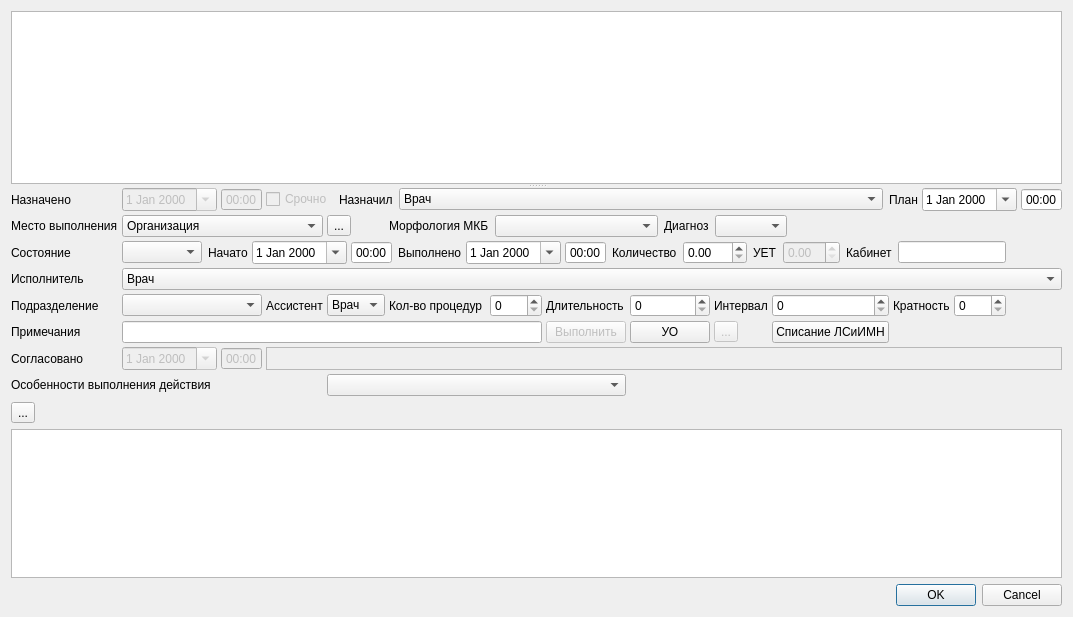
<?xml version="1.0" encoding="UTF-8"?>
<ui version="4.0">
 <class>ActionDialog</class>
 <widget class="QDialog" name="ActionDialog">
  <property name="geometry">
   <rect>
    <x>0</x>
    <y>0</y>
    <width>1073</width>
    <height>617</height>
   </rect>
  </property>
  <property name="windowTitle">
   <string>Dialog</string>
  </property>
  <layout class="QGridLayout" name="gridLayout_3">
   <item row="0" column="0">
    <widget class="QSplitter" name="splitter">
     <property name="orientation">
      <enum>Qt::Vertical</enum>
     </property>
     <property name="childrenCollapsible">
      <bool>false</bool>
     </property>
     <widget class="CTextBrowser" name="txtClientInfoBrowser">
      <property name="sizePolicy">
       <sizepolicy hsizetype="Expanding" vsizetype="Preferred">
        <horstretch>0</horstretch>
        <verstretch>0</verstretch>
       </sizepolicy>
      </property>
      <property name="minimumSize">
       <size>
        <width>0</width>
        <height>100</height>
       </size>
      </property>
      <property name="focusPolicy">
       <enum>Qt::ClickFocus</enum>
      </property>
      <property name="readOnly">
       <bool>true</bool>
      </property>
      <property name="html">
       <string>&lt;!DOCTYPE HTML PUBLIC &quot;-//W3C//DTD HTML 4.0//EN&quot; &quot;http://www.w3.org/TR/REC-html40/strict.dtd&quot;&gt;
&lt;html&gt;&lt;head&gt;&lt;meta name=&quot;qrichtext&quot; content=&quot;1&quot; /&gt;&lt;style type=&quot;text/css&quot;&gt;
p, li { white-space: pre-wrap; }
&lt;/style&gt;&lt;/head&gt;&lt;body style=&quot; font-family:'MS Shell Dlg 2'; font-size:8.25pt; font-weight:400; font-style:normal;&quot;&gt;
&lt;p style=&quot;-qt-paragraph-type:empty; margin-top:0px; margin-bottom:0px; margin-left:0px; margin-right:0px; -qt-block-indent:0; text-indent:0px; font-size:8pt;&quot;&gt;&lt;br /&gt;&lt;/p&gt;&lt;/body&gt;&lt;/html&gt;</string>
      </property>
      <property name="textInteractionFlags">
       <set>Qt::TextBrowserInteraction</set>
      </property>
     </widget>
     <widget class="QWidget" name="layoutWidget">
      <layout class="QGridLayout" name="gridLayout">
       <item row="3" column="0">
        <widget class="CActionPropertiesTableView" name="tblProps">
         <property name="enabled">
          <bool>true</bool>
         </property>
         <property name="verticalScrollMode">
          <enum>QAbstractItemView::ScrollPerPixel</enum>
         </property>
         <property name="horizontalScrollMode">
          <enum>QAbstractItemView::ScrollPerItem</enum>
         </property>
        </widget>
       </item>
       <item row="2" column="0">
        <widget class="CActionWidgetVisibilityButton" name="btnCloseWidgets">
         <property name="text">
          <string>...</string>
         </property>
         <property name="popupMode">
          <enum>QToolButton::DelayedPopup</enum>
         </property>
         <property name="arrowType">
          <enum>Qt::NoArrow</enum>
         </property>
        </widget>
       </item>
       <item row="0" column="0">
        <widget class="QFrame" name="frmWidgets">
         <property name="frameShape">
          <enum>QFrame::NoFrame</enum>
         </property>
         <property name="frameShadow">
          <enum>QFrame::Plain</enum>
         </property>
         <property name="lineWidth">
          <number>0</number>
         </property>
         <layout class="QGridLayout" name="gridLayout_2">
          <property name="margin">
           <number>0</number>
          </property>
          <property name="spacing">
           <number>4</number>
          </property>
          <item row="7" column="9">
           <widget class="QPushButton" name="btnAPNomenclatureExpense">
            <property name="text">
             <string>Списание ЛСиИМН</string>
            </property>
           </widget>
          </item>
          <item row="0" column="0">
           <widget class="QLabel" name="lblDirectionDate">
            <property name="sizePolicy">
             <sizepolicy hsizetype="Maximum" vsizetype="Preferred">
              <horstretch>0</horstretch>
              <verstretch>0</verstretch>
             </sizepolicy>
            </property>
            <property name="text">
             <string>Назначено</string>
            </property>
            <property name="buddy">
             <cstring>edtDirectionDate</cstring>
            </property>
           </widget>
          </item>
          <item row="7" column="6">
           <widget class="QPushButton" name="btnNextAction">
            <property name="enabled">
             <bool>false</bool>
            </property>
            <property name="text">
             <string>Выполнить</string>
            </property>
           </widget>
          </item>
          <item row="8" column="2" colspan="11">
           <widget class="QLabel" name="lblCoordText">
            <property name="sizePolicy">
             <sizepolicy hsizetype="Expanding" vsizetype="Preferred">
              <horstretch>0</horstretch>
              <verstretch>0</verstretch>
             </sizepolicy>
            </property>
            <property name="frameShape">
             <enum>QFrame::StyledPanel</enum>
            </property>
            <property name="frameShadow">
             <enum>QFrame::Sunken</enum>
            </property>
            <property name="text">
             <string/>
            </property>
           </widget>
          </item>
          <item row="1" column="4" colspan="9">
           <widget class="QWidget" name="pnlMainMKBWidgets" native="true">
            <layout class="QHBoxLayout" name="horizontalLayout_9">
             <property name="margin">
              <number>0</number>
             </property>
             <item>
              <widget class="QWidget" name="pnlMKBWidgets" native="true">
               <property name="sizePolicy">
                <sizepolicy hsizetype="Preferred" vsizetype="Preferred">
                 <horstretch>0</horstretch>
                 <verstretch>0</verstretch>
                </sizepolicy>
               </property>
               <layout class="QHBoxLayout" name="horizontalLayout_8">
                <property name="margin">
                 <number>0</number>
                </property>
                <item>
                 <widget class="QLabel" name="lblMorphologyMKB">
                  <property name="sizePolicy">
                   <sizepolicy hsizetype="Maximum" vsizetype="Preferred">
                    <horstretch>0</horstretch>
                    <verstretch>0</verstretch>
                   </sizepolicy>
                  </property>
                  <property name="text">
                   <string>Морфология МКБ</string>
                  </property>
                 </widget>
                </item>
                <item>
                 <widget class="CICDMorphologyCodeEditEx" name="cmbMorphologyMKB">
                  <property name="sizePolicy">
                   <sizepolicy hsizetype="Expanding" vsizetype="Fixed">
                    <horstretch>0</horstretch>
                    <verstretch>0</verstretch>
                   </sizepolicy>
                  </property>
                  <property name="minimumSize">
                   <size>
                    <width>20</width>
                    <height>0</height>
                   </size>
                  </property>
                 </widget>
                </item>
               </layout>
              </widget>
             </item>
             <item>
              <widget class="QLabel" name="lblMKB">
               <property name="sizePolicy">
                <sizepolicy hsizetype="Preferred" vsizetype="Preferred">
                 <horstretch>0</horstretch>
                 <verstretch>0</verstretch>
                </sizepolicy>
               </property>
               <property name="text">
                <string>Диагноз</string>
               </property>
              </widget>
             </item>
             <item>
              <widget class="CICDCodeEditEx" name="cmbMKB">
               <property name="sizePolicy">
                <sizepolicy hsizetype="Maximum" vsizetype="Fixed">
                 <horstretch>0</horstretch>
                 <verstretch>0</verstretch>
                </sizepolicy>
               </property>
              </widget>
             </item>
             <item>
              <widget class="QLabel" name="lblMKBText">
               <property name="sizePolicy">
                <sizepolicy hsizetype="Expanding" vsizetype="Preferred">
                 <horstretch>0</horstretch>
                 <verstretch>0</verstretch>
                </sizepolicy>
               </property>
               <property name="frameShape">
                <enum>QFrame::NoFrame</enum>
               </property>
               <property name="text">
                <string/>
               </property>
               <property name="wordWrap">
                <bool>true</bool>
               </property>
               <property name="textInteractionFlags">
                <set>Qt::TextSelectableByMouse</set>
               </property>
              </widget>
             </item>
            </layout>
           </widget>
          </item>
          <item row="2" column="1" colspan="12">
           <widget class="QWidget" name="frmMiddle" native="true">
            <layout class="QHBoxLayout" name="horizontalLayout_6">
             <property name="margin">
              <number>0</number>
             </property>
             <item>
              <widget class="CActionStatusComboBox" name="cmbStatus">
               <property name="minimumSize">
                <size>
                 <width>80</width>
                 <height>0</height>
                </size>
               </property>
              </widget>
             </item>
             <item>
              <widget class="QFrame" name="frmBegDateTime">
               <property name="sizePolicy">
                <sizepolicy hsizetype="Maximum" vsizetype="Preferred">
                 <horstretch>0</horstretch>
                 <verstretch>0</verstretch>
                </sizepolicy>
               </property>
               <property name="frameShape">
                <enum>QFrame::NoFrame</enum>
               </property>
               <property name="frameShadow">
                <enum>QFrame::Plain</enum>
               </property>
               <property name="lineWidth">
                <number>0</number>
               </property>
               <layout class="QHBoxLayout" name="horizontalLayout_2">
                <property name="spacing">
                 <number>4</number>
                </property>
                <property name="margin">
                 <number>0</number>
                </property>
                <item>
                 <widget class="QLabel" name="lblBegDate">
                  <property name="text">
                   <string>Начато</string>
                  </property>
                  <property name="buddy">
                   <cstring>edtBegDate</cstring>
                  </property>
                 </widget>
                </item>
                <item>
                 <widget class="CDateEdit" name="edtBegDate">
                  <property name="whatsThis">
                   <string>дата окончания осмотра</string>
                  </property>
                  <property name="calendarPopup">
                   <bool>true</bool>
                  </property>
                 </widget>
                </item>
                <item>
                 <widget class="CTimeEdit" name="edtBegTime">
                  <property name="buttonSymbols">
                   <enum>QAbstractSpinBox::NoButtons</enum>
                  </property>
                  <property name="displayFormat">
                   <string>HH:mm</string>
                  </property>
                 </widget>
                </item>
               </layout>
              </widget>
             </item>
             <item>
              <widget class="QFrame" name="frmEndDateTime">
               <property name="sizePolicy">
                <sizepolicy hsizetype="Maximum" vsizetype="Preferred">
                 <horstretch>0</horstretch>
                 <verstretch>0</verstretch>
                </sizepolicy>
               </property>
               <property name="frameShape">
                <enum>QFrame::NoFrame</enum>
               </property>
               <property name="frameShadow">
                <enum>QFrame::Plain</enum>
               </property>
               <property name="lineWidth">
                <number>0</number>
               </property>
               <layout class="QHBoxLayout" name="horizontalLayout_3">
                <property name="spacing">
                 <number>4</number>
                </property>
                <property name="margin">
                 <number>0</number>
                </property>
                <item>
                 <widget class="QLabel" name="lbEndDate">
                  <property name="text">
                   <string>Выполнено</string>
                  </property>
                  <property name="buddy">
                   <cstring>edtEndDate</cstring>
                  </property>
                 </widget>
                </item>
                <item>
                 <widget class="CDateEdit" name="edtEndDate">
                  <property name="calendarPopup">
                   <bool>true</bool>
                  </property>
                 </widget>
                </item>
                <item>
                 <widget class="CTimeEdit" name="edtEndTime">
                  <property name="buttonSymbols">
                   <enum>QAbstractSpinBox::NoButtons</enum>
                  </property>
                  <property name="displayFormat">
                   <string>HH:mm</string>
                  </property>
                 </widget>
                </item>
               </layout>
              </widget>
             </item>
             <item>
              <widget class="QLabel" name="lblAmount">
               <property name="text">
                <string>Количество</string>
               </property>
               <property name="buddy">
                <cstring>edtAmount</cstring>
               </property>
              </widget>
             </item>
             <item>
              <widget class="QDoubleSpinBox" name="edtAmount">
               <property name="maximum">
                <double>999.990000000000009</double>
               </property>
              </widget>
             </item>
             <item>
              <widget class="QLabel" name="lblUet">
               <property name="text">
                <string>УЕТ</string>
               </property>
               <property name="buddy">
                <cstring>edtUet</cstring>
               </property>
              </widget>
             </item>
             <item>
              <widget class="QDoubleSpinBox" name="edtUet">
               <property name="enabled">
                <bool>false</bool>
               </property>
               <property name="sizePolicy">
                <sizepolicy hsizetype="Preferred" vsizetype="Fixed">
                 <horstretch>0</horstretch>
                 <verstretch>0</verstretch>
                </sizepolicy>
               </property>
               <property name="singleStep">
                <double>0.500000000000000</double>
               </property>
              </widget>
             </item>
             <item>
              <widget class="QLabel" name="lblOffice">
               <property name="text">
                <string>Кабинет</string>
               </property>
               <property name="buddy">
                <cstring>edtOffice</cstring>
               </property>
              </widget>
             </item>
             <item>
              <widget class="QLineEdit" name="edtOffice">
               <property name="sizePolicy">
                <sizepolicy hsizetype="Preferred" vsizetype="Fixed">
                 <horstretch>0</horstretch>
                 <verstretch>0</verstretch>
                </sizepolicy>
               </property>
               <property name="maxLength">
                <number>16</number>
               </property>
              </widget>
             </item>
             <item>
              <spacer name="horizontalSpacer">
               <property name="orientation">
                <enum>Qt::Horizontal</enum>
               </property>
               <property name="sizeHint" stdset="0">
                <size>
                 <width>40</width>
                 <height>20</height>
                </size>
               </property>
              </spacer>
             </item>
            </layout>
           </widget>
          </item>
          <item row="0" column="1" colspan="12">
           <widget class="QWidget" name="frmTop" native="true">
            <property name="sizePolicy">
             <sizepolicy hsizetype="Preferred" vsizetype="Preferred">
              <horstretch>0</horstretch>
              <verstretch>0</verstretch>
             </sizepolicy>
            </property>
            <layout class="QHBoxLayout" name="horizontalLayout_5">
             <property name="sizeConstraint">
              <enum>QLayout::SetDefaultConstraint</enum>
             </property>
             <property name="margin">
              <number>0</number>
             </property>
             <item>
              <widget class="QFrame" name="frmDirectionDate">
               <property name="sizePolicy">
                <sizepolicy hsizetype="Maximum" vsizetype="Preferred">
                 <horstretch>0</horstretch>
                 <verstretch>0</verstretch>
                </sizepolicy>
               </property>
               <property name="frameShape">
                <enum>QFrame::NoFrame</enum>
               </property>
               <property name="frameShadow">
                <enum>QFrame::Plain</enum>
               </property>
               <property name="lineWidth">
                <number>0</number>
               </property>
               <layout class="QHBoxLayout" name="horizontalLayout">
                <property name="spacing">
                 <number>4</number>
                </property>
                <property name="margin">
                 <number>0</number>
                </property>
                <item>
                 <widget class="CDateEdit" name="edtDirectionDate">
                  <property name="enabled">
                   <bool>false</bool>
                  </property>
                  <property name="whatsThis">
                   <string>дата начала осмотра</string>
                  </property>
                  <property name="calendarPopup">
                   <bool>true</bool>
                  </property>
                 </widget>
                </item>
                <item>
                 <widget class="CTimeEdit" name="edtDirectionTime">
                  <property name="enabled">
                   <bool>false</bool>
                  </property>
                  <property name="buttonSymbols">
                   <enum>QAbstractSpinBox::NoButtons</enum>
                  </property>
                  <property name="displayFormat">
                   <string>HH:mm</string>
                  </property>
                 </widget>
                </item>
                <item>
                 <widget class="QCheckBox" name="chkIsUrgent">
                  <property name="enabled">
                   <bool>false</bool>
                  </property>
                  <property name="sizePolicy">
                   <sizepolicy hsizetype="Maximum" vsizetype="Fixed">
                    <horstretch>0</horstretch>
                    <verstretch>0</verstretch>
                   </sizepolicy>
                  </property>
                  <property name="text">
                   <string>Срочно</string>
                  </property>
                 </widget>
                </item>
               </layout>
              </widget>
             </item>
             <item>
              <widget class="QLabel" name="lblSetPerson">
               <property name="sizePolicy">
                <sizepolicy hsizetype="Maximum" vsizetype="Preferred">
                 <horstretch>0</horstretch>
                 <verstretch>0</verstretch>
                </sizepolicy>
               </property>
               <property name="text">
                <string>Назначил</string>
               </property>
               <property name="buddy">
                <cstring>cmbSetPerson</cstring>
               </property>
              </widget>
             </item>
             <item>
              <widget class="CPersonWithOrgListComboBoxEx" name="cmbSetPerson">
               <property name="sizePolicy">
                <sizepolicy hsizetype="Preferred" vsizetype="Fixed">
                 <horstretch>0</horstretch>
                 <verstretch>0</verstretch>
                </sizepolicy>
               </property>
               <item>
                <property name="text">
                 <string>Врач</string>
                </property>
               </item>
              </widget>
             </item>
             <item>
              <widget class="QFrame" name="frmPlannedEndDateTime">
               <property name="sizePolicy">
                <sizepolicy hsizetype="Maximum" vsizetype="Preferred">
                 <horstretch>0</horstretch>
                 <verstretch>0</verstretch>
                </sizepolicy>
               </property>
               <property name="frameShape">
                <enum>QFrame::NoFrame</enum>
               </property>
               <property name="frameShadow">
                <enum>QFrame::Plain</enum>
               </property>
               <property name="lineWidth">
                <number>0</number>
               </property>
               <layout class="QHBoxLayout" name="horizontalLayout_7">
                <property name="spacing">
                 <number>4</number>
                </property>
                <property name="margin">
                 <number>0</number>
                </property>
                <item>
                 <widget class="QLabel" name="lbPlannedEndDate">
                  <property name="text">
                   <string>План</string>
                  </property>
                  <property name="buddy">
                   <cstring>edtPlannedEndDate</cstring>
                  </property>
                 </widget>
                </item>
                <item>
                 <widget class="CDateEdit" name="edtPlannedEndDate">
                  <property name="calendarPopup">
                   <bool>true</bool>
                  </property>
                 </widget>
                </item>
                <item>
                 <widget class="QTimeEdit" name="edtPlannedEndTime">
                  <property name="buttonSymbols">
                   <enum>QAbstractSpinBox::NoButtons</enum>
                  </property>
                  <property name="displayFormat">
                   <string>HH:mm</string>
                  </property>
                 </widget>
                </item>
               </layout>
              </widget>
             </item>
            </layout>
           </widget>
          </item>
          <item row="8" column="1">
           <widget class="QFrame" name="frmCoordDate">
            <property name="sizePolicy">
             <sizepolicy hsizetype="Maximum" vsizetype="Preferred">
              <horstretch>0</horstretch>
              <verstretch>0</verstretch>
             </sizepolicy>
            </property>
            <property name="frameShape">
             <enum>QFrame::NoFrame</enum>
            </property>
            <property name="frameShadow">
             <enum>QFrame::Plain</enum>
            </property>
            <property name="lineWidth">
             <number>0</number>
            </property>
            <layout class="QHBoxLayout" name="horizontalLayout_4">
             <property name="spacing">
              <number>4</number>
             </property>
             <property name="margin">
              <number>0</number>
             </property>
             <item>
              <widget class="CDateEdit" name="edtCoordDate">
               <property name="enabled">
                <bool>false</bool>
               </property>
               <property name="whatsThis">
                <string>дата начала осмотра</string>
               </property>
               <property name="calendarPopup">
                <bool>true</bool>
               </property>
              </widget>
             </item>
             <item>
              <widget class="QTimeEdit" name="edtCoordTime">
               <property name="enabled">
                <bool>false</bool>
               </property>
               <property name="buttonSymbols">
                <enum>QAbstractSpinBox::NoButtons</enum>
               </property>
               <property name="displayFormat">
                <string>HH:mm</string>
               </property>
              </widget>
             </item>
            </layout>
           </widget>
          </item>
          <item row="1" column="3">
           <widget class="QToolButton" name="btnSelectOrg">
            <property name="text">
             <string>...</string>
            </property>
           </widget>
          </item>
          <item row="7" column="0">
           <widget class="QLabel" name="lblNote">
            <property name="sizePolicy">
             <sizepolicy hsizetype="Maximum" vsizetype="Preferred">
              <horstretch>0</horstretch>
              <verstretch>0</verstretch>
             </sizepolicy>
            </property>
            <property name="text">
             <string>Примечания</string>
            </property>
            <property name="buddy">
             <cstring>edtNote</cstring>
            </property>
           </widget>
          </item>
          <item row="1" column="0">
           <widget class="QLabel" name="lblOrg">
            <property name="sizePolicy">
             <sizepolicy hsizetype="Maximum" vsizetype="Preferred">
              <horstretch>0</horstretch>
              <verstretch>0</verstretch>
             </sizepolicy>
            </property>
            <property name="text">
             <string>Место выполнения</string>
            </property>
           </widget>
          </item>
          <item row="3" column="0">
           <widget class="QLabel" name="lblPerson">
            <property name="sizePolicy">
             <sizepolicy hsizetype="Maximum" vsizetype="Preferred">
              <horstretch>0</horstretch>
              <verstretch>0</verstretch>
             </sizepolicy>
            </property>
            <property name="text">
             <string>Исполнитель</string>
            </property>
            <property name="buddy">
             <cstring>cmbPerson</cstring>
            </property>
           </widget>
          </item>
          <item row="7" column="8">
           <widget class="QToolButton" name="btnPlanNextAction">
            <property name="enabled">
             <bool>false</bool>
            </property>
            <property name="text">
             <string>...</string>
            </property>
           </widget>
          </item>
          <item row="2" column="0">
           <widget class="QLabel" name="lblStatus">
            <property name="sizePolicy">
             <sizepolicy hsizetype="Maximum" vsizetype="Preferred">
              <horstretch>0</horstretch>
              <verstretch>0</verstretch>
             </sizepolicy>
            </property>
            <property name="text">
             <string>Состояние</string>
            </property>
            <property name="buddy">
             <cstring>cmbStatus</cstring>
            </property>
           </widget>
          </item>
          <item row="7" column="1" colspan="5">
           <widget class="QLineEdit" name="edtNote"/>
          </item>
          <item row="9" column="0" colspan="3">
           <widget class="QLabel" name="lblActionSpecification">
            <property name="sizePolicy">
             <sizepolicy hsizetype="Maximum" vsizetype="Preferred">
              <horstretch>0</horstretch>
              <verstretch>0</verstretch>
             </sizepolicy>
            </property>
            <property name="text">
             <string>Особенности выполнения действия</string>
            </property>
            <property name="buddy">
             <cstring></cstring>
            </property>
           </widget>
          </item>
          <item row="4" column="0">
           <widget class="QLabel" name="lblOrgStructure">
            <property name="sizePolicy">
             <sizepolicy hsizetype="Maximum" vsizetype="Preferred">
              <horstretch>0</horstretch>
              <verstretch>0</verstretch>
             </sizepolicy>
            </property>
            <property name="text">
             <string>Подразделение</string>
            </property>
            <property name="buddy">
             <cstring></cstring>
            </property>
           </widget>
          </item>
          <item row="8" column="0">
           <widget class="QLabel" name="lblCoordDate">
            <property name="sizePolicy">
             <sizepolicy hsizetype="Maximum" vsizetype="Preferred">
              <horstretch>0</horstretch>
              <verstretch>0</verstretch>
             </sizepolicy>
            </property>
            <property name="text">
             <string>Согласовано</string>
            </property>
            <property name="buddy">
             <cstring>edtCoordDate</cstring>
            </property>
           </widget>
          </item>
          <item row="1" column="1" colspan="2">
           <widget class="CPolyclinicComboBox" name="cmbOrg">
            <property name="sizePolicy">
             <sizepolicy hsizetype="Preferred" vsizetype="Fixed">
              <horstretch>0</horstretch>
              <verstretch>0</verstretch>
             </sizepolicy>
            </property>
            <item>
             <property name="text">
              <string>Организация</string>
             </property>
            </item>
           </widget>
          </item>
          <item row="9" column="3" colspan="4">
           <widget class="CRBComboBox" name="cmbActionSpecification">
            <property name="sizePolicy">
             <sizepolicy hsizetype="Preferred" vsizetype="Fixed">
              <horstretch>0</horstretch>
              <verstretch>0</verstretch>
             </sizepolicy>
            </property>
           </widget>
          </item>
          <item row="7" column="7">
           <widget class="QPushButton" name="btnAllocateIdMq">
            <property name="text">
             <string>УО</string>
            </property>
           </widget>
          </item>
          <item row="3" column="1" colspan="12">
           <widget class="CPersonWithOrgListComboBoxEx" name="cmbPerson">
            <property name="sizePolicy">
             <sizepolicy hsizetype="Preferred" vsizetype="Fixed">
              <horstretch>0</horstretch>
              <verstretch>0</verstretch>
             </sizepolicy>
            </property>
            <item>
             <property name="text">
              <string>Врач</string>
             </property>
            </item>
           </widget>
          </item>
          <item row="4" column="1">
           <widget class="COrgStructureComboBox" name="cmbOrgStructure">
            <property name="sizePolicy">
             <sizepolicy hsizetype="Preferred" vsizetype="Fixed">
              <horstretch>0</horstretch>
              <verstretch>0</verstretch>
             </sizepolicy>
            </property>
           </widget>
          </item>
          <item row="4" column="3">
           <widget class="CPersonWithOrgListComboBoxEx" name="cmbAssistant">
            <property name="sizePolicy">
             <sizepolicy hsizetype="Preferred" vsizetype="Fixed">
              <horstretch>0</horstretch>
              <verstretch>0</verstretch>
             </sizepolicy>
            </property>
            <item>
             <property name="text">
              <string>Врач</string>
             </property>
            </item>
           </widget>
          </item>
          <item row="4" column="2">
           <widget class="QLabel" name="lblAssistant">
            <property name="sizePolicy">
             <sizepolicy hsizetype="Preferred" vsizetype="Preferred">
              <horstretch>0</horstretch>
              <verstretch>0</verstretch>
             </sizepolicy>
            </property>
            <property name="text">
             <string>Ассистент</string>
            </property>
            <property name="buddy">
             <cstring>cmbAssistant</cstring>
            </property>
           </widget>
          </item>
          <item row="4" column="4">
           <widget class="QLabel" name="lblQuantity">
            <property name="toolTip">
             <string>Длительность курса лечения в днях.</string>
            </property>
            <property name="text">
             <string>Кол-во процедур </string>
            </property>
           </widget>
          </item>
          <item row="4" column="5">
           <widget class="QSpinBox" name="edtQuantity">
            <property name="toolTip">
             <string>Длительность курса лечения в днях.</string>
            </property>
           </widget>
          </item>
          <item row="4" column="6">
           <widget class="QLabel" name="lblDuration">
            <property name="toolTip">
             <string>Длительность курса лечения в днях.</string>
            </property>
            <property name="text">
             <string>Длительность</string>
            </property>
           </widget>
          </item>
          <item row="4" column="7">
           <widget class="QSpinBox" name="edtDuration">
            <property name="toolTip">
             <string>Длительность курса лечения в днях.</string>
            </property>
           </widget>
          </item>
          <item row="4" column="8">
           <widget class="QLabel" name="lblPeriodicity">
            <property name="toolTip">
             <string>0 - каждый день,
1 - через 1 день,
2 - через 2 дня,
3 - через 3 дня,
и т.д.</string>
            </property>
            <property name="text">
             <string>Интервал</string>
            </property>
           </widget>
          </item>
          <item row="4" column="9">
           <widget class="QSpinBox" name="edtPeriodicity">
            <property name="toolTip">
             <string>0 - каждый день,
1 - через 1 день,
2 - через 2 дня,
3 - через 3 дня,
и т.д.</string>
            </property>
           </widget>
          </item>
          <item row="4" column="11">
           <widget class="QSpinBox" name="edtAliquoticity">
            <property name="toolTip">
             <string>Сколько раз в сутки.</string>
            </property>
           </widget>
          </item>
          <item row="4" column="10">
           <widget class="QLabel" name="lblAliquoticity">
            <property name="toolTip">
             <string>Сколько раз в сутки.</string>
            </property>
            <property name="text">
             <string>Кратность</string>
            </property>
           </widget>
          </item>
         </layout>
        </widget>
       </item>
      </layout>
     </widget>
    </widget>
   </item>
   <item row="2" column="0">
    <widget class="QDialogButtonBox" name="buttonBox">
     <property name="orientation">
      <enum>Qt::Horizontal</enum>
     </property>
     <property name="standardButtons">
      <set>QDialogButtonBox::Cancel|QDialogButtonBox::Ok</set>
     </property>
    </widget>
   </item>
  </layout>
 </widget>
 <customwidgets>
  <customwidget>
   <class>CPersonWithOrgListComboBoxEx</class>
   <extends>QComboBox</extends>
   <header>Orgs/PersonComboBoxEx.h</header>
  </customwidget>
  <customwidget>
   <class>CPolyclinicComboBox</class>
   <extends>QComboBox</extends>
   <header>Orgs/OrgComboBox.h</header>
  </customwidget>
  <customwidget>
   <class>CDateEdit</class>
   <extends>QDateEdit</extends>
   <header>library/DateEdit</header>
  </customwidget>
  <customwidget>
   <class>CICDCodeEditEx</class>
   <extends>QComboBox</extends>
   <header>library/ICDCodeEdit.h</header>
  </customwidget>
  <customwidget>
   <class>CActionPropertiesTableView</class>
   <extends>QTableView</extends>
   <header>Events/ActionPropertiesTable.h</header>
  </customwidget>
  <customwidget>
   <class>CICDMorphologyCodeEditEx</class>
   <extends>QComboBox</extends>
   <header>library/ICDMorphologyCodeEdit.h</header>
  </customwidget>
  <customwidget>
   <class>CTimeEdit</class>
   <extends>QTimeEdit</extends>
   <header>library/TimeEdit.h</header>
  </customwidget>
  <customwidget>
   <class>CTextBrowser</class>
   <extends>QTextBrowser</extends>
   <header>library/TextBrowser.h</header>
  </customwidget>
  <customwidget>
   <class>CActionWidgetVisibilityButton</class>
   <extends>QToolButton</extends>
   <header>Events/Utils.h</header>
  </customwidget>
  <customwidget>
   <class>CActionStatusComboBox</class>
   <extends>QComboBox</extends>
   <header location="global">Events/ActionStatus.h</header>
  </customwidget>
  <customwidget>
   <class>COrgStructureComboBox</class>
   <extends>QComboBox</extends>
   <header>Orgs/OrgStructComboBoxes.h</header>
  </customwidget>
  <customwidget>
   <class>CRBComboBox</class>
   <extends>QComboBox</extends>
   <header>library/crbcombobox.h</header>
  </customwidget>
 </customwidgets>
 <tabstops>
  <tabstop>txtClientInfoBrowser</tabstop>
  <tabstop>edtDirectionDate</tabstop>
  <tabstop>edtDirectionTime</tabstop>
  <tabstop>chkIsUrgent</tabstop>
  <tabstop>cmbSetPerson</tabstop>
  <tabstop>edtPlannedEndDate</tabstop>
  <tabstop>edtPlannedEndTime</tabstop>
  <tabstop>cmbMorphologyMKB</tabstop>
  <tabstop>cmbMKB</tabstop>
  <tabstop>cmbStatus</tabstop>
  <tabstop>edtBegDate</tabstop>
  <tabstop>edtBegTime</tabstop>
  <tabstop>edtEndDate</tabstop>
  <tabstop>edtEndTime</tabstop>
  <tabstop>edtAmount</tabstop>
  <tabstop>edtUet</tabstop>
  <tabstop>edtOffice</tabstop>
  <tabstop>edtCoordDate</tabstop>
  <tabstop>edtCoordTime</tabstop>
  <tabstop>tblProps</tabstop>
  <tabstop>buttonBox</tabstop>
 </tabstops>
 <resources/>
 <connections>
  <connection>
   <sender>buttonBox</sender>
   <signal>accepted()</signal>
   <receiver>ActionDialog</receiver>
   <slot>accept()</slot>
   <hints>
    <hint type="sourcelabel">
     <x>147</x>
     <y>462</y>
    </hint>
    <hint type="destinationlabel">
     <x>177</x>
     <y>466</y>
    </hint>
   </hints>
  </connection>
  <connection>
   <sender>buttonBox</sender>
   <signal>rejected()</signal>
   <receiver>ActionDialog</receiver>
   <slot>reject()</slot>
   <hints>
    <hint type="sourcelabel">
     <x>324</x>
     <y>462</y>
    </hint>
    <hint type="destinationlabel">
     <x>371</x>
     <y>466</y>
    </hint>
   </hints>
  </connection>
 </connections>
</ui>
